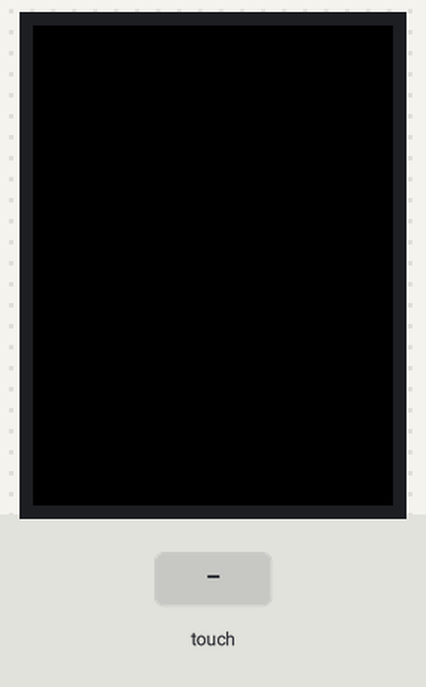
This sketch was run on a simulated Arduino Uno, built with avr-gcc and run on an emulated ATmega328P. On the bench: 240×320 colour display. Inputs (shaded band) come from the test bench.

Above: at 1.4 s.
1.5 s: touch panel pressed at 13 % / 10 % of its raw x / y range
At 2.7 s:
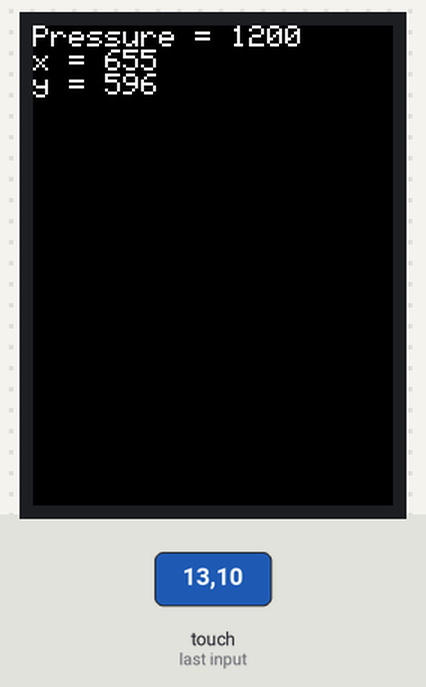
4.5 s: touch panel pressed at 38 % / 10 % of its raw x / y range
At 5.0 s:
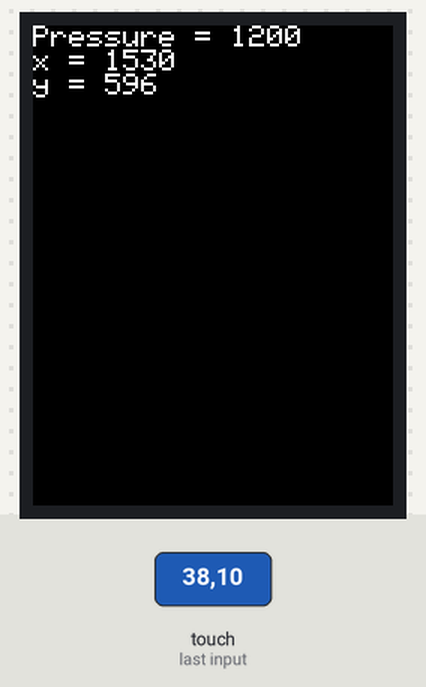
Timing chart, 0 to 7.5 s (numbered marks = the images above; inputs shaded):
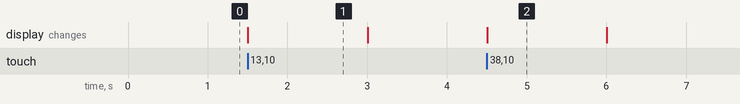

The sketch:

touch.ino
```cpp
/***************************************************
* This example code is to support the project at https://youtu.be/T4WPC79vNA8
* project by Forrai Lehel @ Gee's
* https://www.youtube.com/channel/UCovS14bgyQZHr6i_6iNDQNA

*Based on code developed by Limor Fried/Ladyada for Adafruit Industries.
 ****************************************************/

#include "SPI.h"
#include "Adafruit_GFX.h"
#include "Adafruit_ILI9341.h"
#include <XPT2046_Touchscreen.h>

#define TFT_DC 9
#define TFT_CS 7
#define CS_PIN  6
#define TIRQ_PIN  2

Adafruit_ILI9341 tft = Adafruit_ILI9341(TFT_CS, TFT_DC);
XPT2046_Touchscreen ts(CS_PIN, TIRQ_PIN);
void setup(void)
{
 tft.begin();
  ts.begin();
 tft.fillScreen(ILI9341_BLACK);
 tft.setTextColor(ILI9341_WHITE);
 tft.setTextSize(2);
}

void loop(void)
{
 if (ts.tirqTouched()) {
    if (ts.touched()) {
      TS_Point p = ts.getPoint();
      tft.setCursor(0, 0);
      tft.print("Pressure = ");
      tft.print(p.z);
      tft.println();
      tft.print("x = ");
      tft.print(p.x);
      tft.println();
      tft.print("y = ");
      tft.print(p.y);
      delay(1500);
      tft.fillScreen(ILI9341_BLACK);
    }
  }
}
```

Measured:
- after the input at 1.5 s, the display: changes at once (image 1)
- after the input at 4.5 s, the display: changes at once (image 2)
- what the display in image 1 shows lasts 1.5 s, from 1.5 s to 3.0 s
